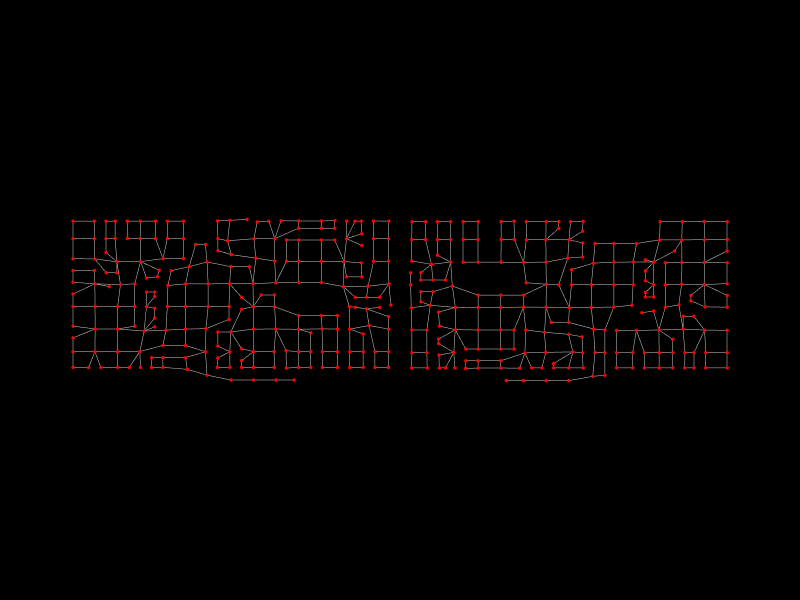

Here is the notebook cell this chart was saved with:
### Markdown cell above
## 13. Show the analysis graph

### Code cell
Topology.Show(analysis_graph,
              camera=[0,0,6],
              vertexSize=4,
              vertexColor="red",
              edgeColor="lightgrey",
              backgroundColor="black",
              width=800,
              height=600,
              renderer=renderer)

### Figure 1 — Plotly figure (JSON) as saved in the notebook; plotly's stock layout.template omitted (floating-point values rounded to 4 significant figures; data arrays with more than 128 entries replaced by an {"elided": "..."} marker saying what was removed)
{"data": [{"hoverinfo": "text", "legendgroup": "2", "legendrank": 2, "line": {"color": "lightgrey", "dash": "solid", "width": 1}, "marker": {"size": 0}, "mode": "lines", "name": "1: Untitled Graph (Edges)", "showlegend": false, "text": "", "type": "scatter3d", "x": {"elided": "1734 float values"}, "y": {"elided": "1734 float values"}, "z": {"elided": "1734 int values"}}, {"customdata": {"elided": "402 str values"}, "hoverinfo": "text", "hovertemplate": {"elided": "402 str values"}, "hovertext": {"elided": "402 str values"}, "legendgroup": "1", "legendrank": 1, "marker": {"color": {"elided": "402 str values"}, "line": {"width": 0}, "opacity": 1, "size": {"elided": "402 int values"}, "sizemode": "diameter", "symbol": "circle"}, "mode": "markers", "name": "1: Untitled Graph (Vertices)", "showlegend": false, "text": {"elided": "402 str values"}, "textfont": {"size": 5}, "type": "scatter3d", "x": {"elided": "402 float values"}, "y": {"elided": "402 float values"}, "z": {"elided": "402 int values"}}], "layout": {"autosize": true, "height": 600, "margin": {"b": 40, "l": 40, "r": 40, "t": 40}, "paper_bgcolor": "#000000", "plot_bgcolor": "#000000", "scene": {"aspectmode": "data", "camera": {"center": {"x": 0, "y": 0, "z": 0}, "eye": {"x": 0, "y": 0, "z": 6}, "projection": {"type": "perspective"}, "up": {"x": 0, "y": 1, "z": 0}}, "xaxis": {"visible": false}, "yaxis": {"visible": false}, "zaxis": {"visible": false}}, "showlegend": true, "width": 800, "xaxis": {"showgrid": false, "visible": false, "zeroline": false}, "yaxis": {"showgrid": false, "visible": false, "zeroline": false}}}
